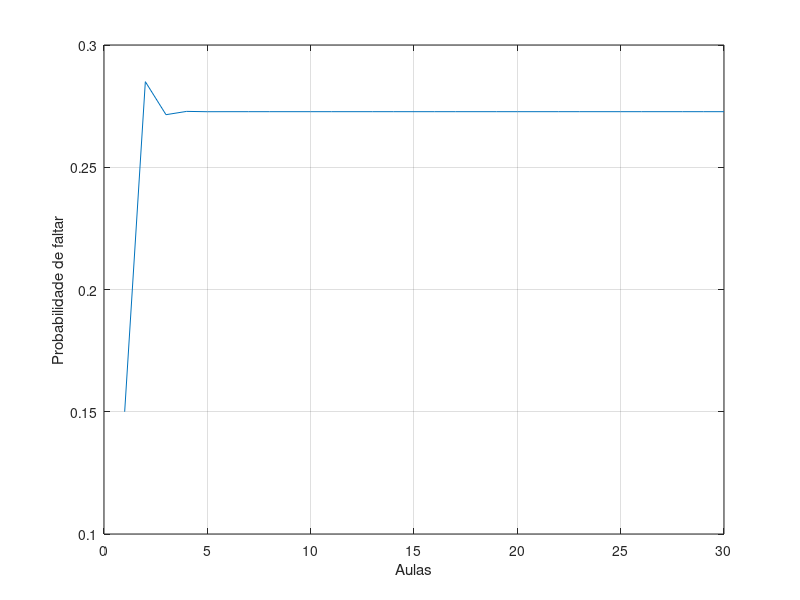

Recreate this plot in MATLAB.
% o aluno tem duas aulas por semana, quartas e sextas
% se faltar á anterior, a chnace de ir é de 0.8, se tiver ido a prob é de
% 0.7
%% a)
% se tiver ido quarta qual a probabilidade de estar na seguinte
% começar sempre por definir a matriz transição e vetor de estados

T = [0.7 0.8;
     0.3 0.2];
v_estado = [1 0]'; % vetor de estados, neste caso nao falta, dai 1;0

T2 = T^2; % probabilidade de ir passado 2 dias ou seja, de qurata a quarta
res_matriz = T2*v_estado; % vai dar a probabilidade de se tiver ido qurata a de ir na proxima
 disp("A probabilidade de ir quarta sabendo que foi na quarta anterior é: " + res_matriz(1))

 %% b)

 v_estado = [0 1]'; % neste caso como nao vai na quarta anterior o v_estado inverte

 res_matriz = T2*v_estado;
 disp("A probabilidade de ir quarta sabendo que nâo foi na quarta anterior é: " + res_matriz(1))

 %% c)
% esteve presente na primeira aula dai o vetor estado ser o primeiro
v_estado = [1 0]';
% qual a probabilidade de estar na ultima sabendo que ha 15 semanas de
% aulas
% como ha 15 semanas --> 30 aulas no total, contando com a primeira, logo
% restam 29 aulas

T29 = T^29;
res_matriz = T29 * v_estado;
disp("A probabilidade de estar na ultima aula é: " + res_matriz(1))

%% d)
% probabilidade de faltar as 30 aulas sabendo que a probabilidade de ir á
% primeira é 0.85
T = [0.7 0.8;
     0.3 0.2];

T_primeira = [0.85 0.15]';
probs = zeros(1, 30);

for k = 1:30
   T_temp = T^(k-1) * T_primeira;
   probs(k) = T_temp(2); % pois e a probabilidade de faltar
end

plot(1:30, probs)
grid on
xlabel("Aulas");
ylabel("Probabilidade de faltar");  

























